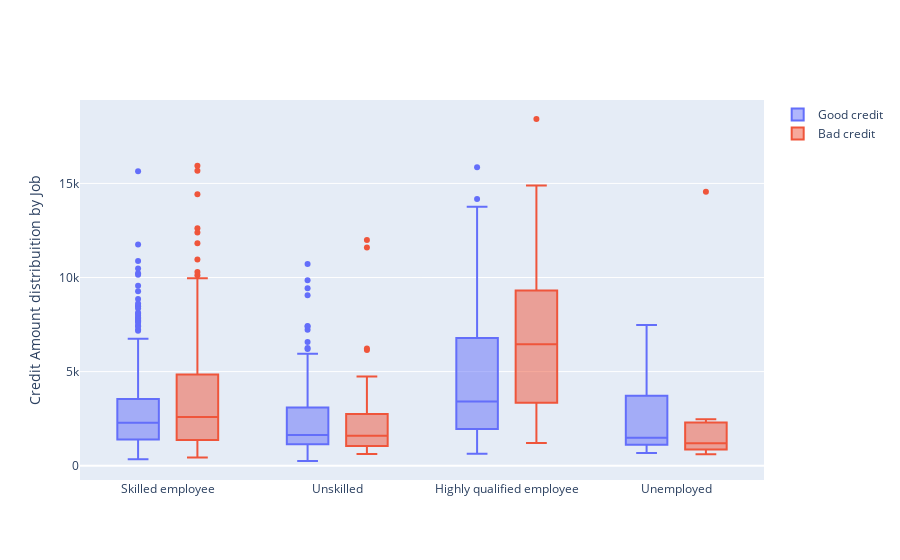
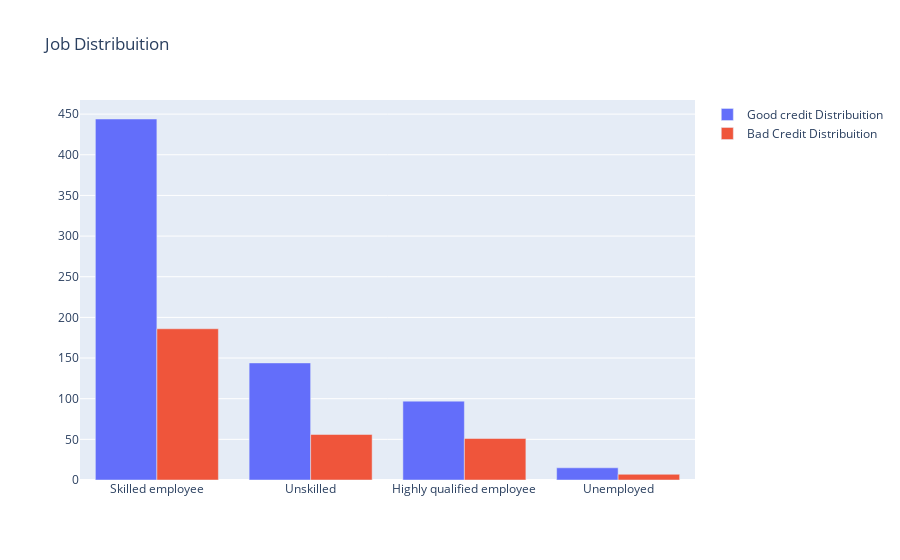

The cell these charts' notebook holds for them, in order:
### Markdown cell above
#### Credit_Amount - Job

### Code cell
fig, ax = plt.subplots(figsize=(12,12), nrows=2)

g1 = sns.boxplot(x="Job", y="Credit_amount", data=df_credit, 
            palette="hls", ax=ax[0], hue="good_bad")
g1.set_title("Credit Amount by Job", fontsize=15)
g1.set_xlabel("Job Reference", fontsize=12)
g1.set_ylabel("Credit Amount", fontsize=12)

g2 = sns.violinplot(x="Job", y="Age", data=df_credit, ax=ax[1],  
               hue="good_bad", split=True, palette="hls")
g2.set_title("Job Type reference x Age", fontsize=15)
g2.set_xlabel("Job Reference", fontsize=12)
g2.set_ylabel("Age", fontsize=12)

plt.subplots_adjust(hspace = 0.4,top = 0.9)

plt.show()

###############################################################################################################################################
#Credit Amount by Job (da tenere solo per la relazione perchè è molto chiara)
#Job type reference x Age (da togliere)

trace0 = go.Box(
    x = df_credit[df_credit["good_bad"]== 'Good']["Job"],
    y = df_credit[df_credit["good_bad"]== 'Good']["Credit_amount"],
    name='Good credit'
)

trace1 = go.Box(
    x = df_credit[df_credit["good_bad"]== 'Bad']["Job"],
    y = df_credit[df_credit["good_bad"]== 'Bad']["Credit_amount"],
    name='Bad credit'
)
    
data = [trace0, trace1]

layout = go.Layout(
    yaxis=dict(
        title='Credit Amount distribuition by Job'
    ),
    boxmode='group'
)
fig = go.Figure(data=data, layout=layout)

py.iplot(fig, filename='box-age-cat')

######################################################################################################################################################
# Da utilizzare per fare eventuali considerazioni numeriche, anche se non ne sono troppo sicuro

plt.figure(figsize = (10,6))

g = sns.violinplot(x="Housing",y="Job",data=df_credit,
                   hue="good_bad", palette="hls",split=True)
g.set_xlabel("Housing", fontsize=12)
g.set_ylabel("Job", fontsize=12)
g.set_title("Housing x Job - Dist", fontsize=20)

plt.show()

##################################################################################################################################################


#First plot
trace0 = go.Bar(
    x = df_credit[df_credit["good_bad"]== 'Good']["Job"].value_counts().index.values,
    y = df_credit[df_credit["good_bad"]== 'Good']["Job"].value_counts().values,
    name='Good credit Distribuition'
)

#Second plot
trace1 = go.Bar(
    x = df_credit[df_credit["good_bad"]== 'Bad']["Job"].value_counts().index.values,
    y = df_credit[df_credit["good_bad"]== 'Bad']["Job"].value_counts().values,
    name="Bad Credit Distribuition"
)

data = [trace0, trace1]

layout = go.Layout(
    title='Job Distribuition'
)

fig = go.Figure(data=data, layout=layout)

py.iplot(fig, filename='grouped-bar')

### Figure 1 — Plotly figure (JSON) as saved in the notebook; plotly's stock layout.template omitted (floating-point values rounded to 4 significant figures; data arrays with more than 128 entries replaced by an {"elided": "..."} marker saying what was removed)
{"data": [{"name": "Good credit", "type": "box", "x": {"elided": "700 str values"}, "y": {"elided": "700 int values"}}, {"name": "Bad credit", "type": "box", "x": {"elided": "300 str values"}, "y": {"elided": "300 int values"}}], "layout": {"boxmode": "group", "yaxis": {"title": {"text": "Credit Amount distribuition by Job"}}}}

### Figure 2 — Plotly figure (JSON) as saved in the notebook; plotly's stock layout.template omitted (floating-point values rounded to 4 significant figures)
{"data": [{"name": "Good credit Distribuition", "type": "bar", "x": ["Skilled employee", "Unskilled", "Highly qualified employee", "Unemployed"], "y": [444, 144, 97, 15]}, {"name": "Bad Credit Distribuition", "type": "bar", "x": ["Skilled employee", "Unskilled", "Highly qualified employee", "Unemployed"], "y": [186, 56, 51, 7]}], "layout": {"title": {"text": "Job Distribuition"}}}
